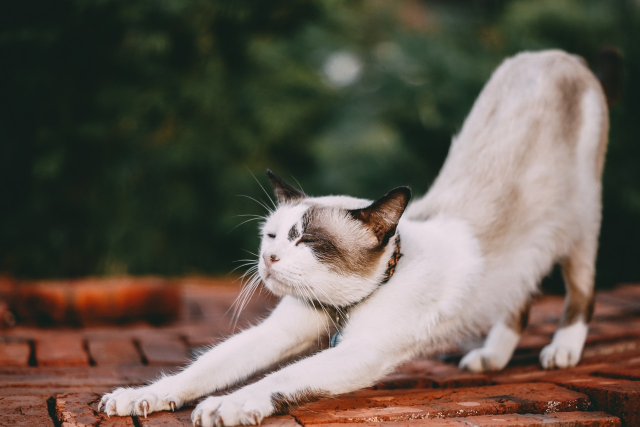
#> input picture Part 8/cat.png, 1280 x 853 px, found by its file name (shown at 1/2 size)
$ jupyter execute --allow-errors convolution.ipynb   (shell and % lines are left out)   (older library calls are emulated)
#> lines starting #> are read from the running program, lines starting #| are printed output that depends on the picture
# Course:  Convolutional Neural Networks for Image Classification

## Section-1

<span style="font-size:14pt">**Quick Win #1: Convolution**</span>

<span style="font-size:14pt">**Description:**</span>
<span style="font-size:13pt">*Implement convolution operation to grayscale image*</span>
<span style="font-size:13pt">*Detect edge of the object on image by different filters*</span>

<span style="font-size:13pt">**File:** *convolution.ipynb*</span>

<span style="font-size:14pt">**Algorithm:**</span>

<span style="font-size:13pt">**-->** Reading coloured images</span>
<span style="font-size:13pt">**-->** Converting images to GRAY</span>
<span style="font-size:13pt">**-->** Defining common filters for edge detection</span>
<span style="font-size:13pt">**-->** Finding edges by convolution</span>

<span style="font-size:13pt">**Result:**
Plot with input GRAY images and images with detected edges by different filters</span>

## Importing libraries

[cell 1]
# Importing needed libraries
import cv2
import numpy as np
import matplotlib.pyplot as plt

# Importing library to see calculation progress inside loops in Real Time
# To install, use following command: pip install tqdm
# Don't forget to activate environment in which you're working
from tqdm import tqdm

## Opening images

[cell 2]
# Reading PNG, JPG and BMP images by OpenCV library
# In this way images are opened already as Numpy arrays

# (!) OpenCV by default reads images in BGR format (order of channels)
# (!) On Windows, the path might look like following:
# r'images\cat.png'
# or:
# 'images\\cat.png'

image1_BGR = cv2.imread('images/cat.png')
#> image1_BGR is the input picture: shape (853, 1280, 3); mean B, G, R 79.4, 90.1, 99.9
image2_BGR = cv2.imread('images/horse.jpg')
image3_BGR = cv2.imread('images/tiger.bmp')


# Check point
# Showing type of loaded images
print('Type of image1_BGR is:', type(image1_BGR))
#| Type of image1_BGR is: <class 'numpy.ndarray'>
print('Type of image2_BGR is:', type(image2_BGR))
#| Type of image2_BGR is: <class 'NoneType'>
print('Type of image3_BGR is:', type(image3_BGR))
#| Type of image3_BGR is: <class 'NoneType'>


# Check point
# Showing shapes of loaded images
print()
print('Shape of image1_BGR is:', image1_BGR.shape)
#| Shape of image1_BGR is: (853, 1280, 3)
#> (the rest of this cell did not finish here and is left out)

## Converting loaded images into Grayscale

[cell 3]
# Converting images to GRAY by OpenCV function
image1_GRAY = cv2.cvtColor(image1_BGR, cv2.COLOR_BGR2GRAY)
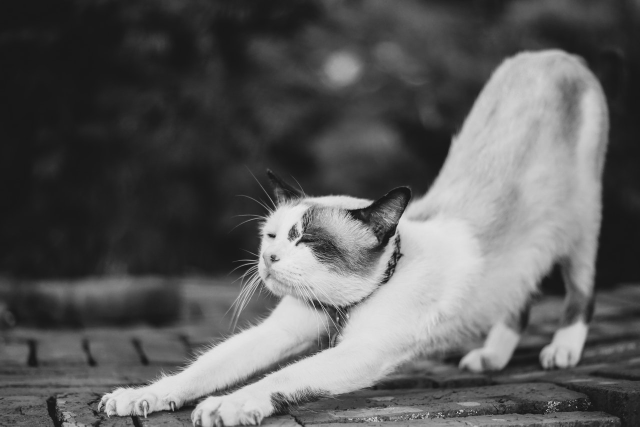
#> image1_GRAY: shape (853, 1280) (shown at 1/2 size); min 5, max 239, mean 91.8
#> (the rest of this cell did not finish here and is left out)

## Plotting coloured and converted GRAY images

[cell 4]
# Magic function that renders the figure in a jupyter notebook
# instead of displaying a figure object


# Setting default size of the plot
plt.rcParams['figure.figsize'] = (10.0, 8.0)


# Defining a figure object with number of needed subplots
figure, ax = plt.subplots(nrows=3, ncols=3)
# ax is a (3, 3) Numpy array and to access specific subplot we call it by ax[0, 0]


# Adjusting first column with coloured images
# Converting at the same time images from BGR to RGB
ax[0, 0].imshow(cv2.cvtColor(image1_BGR, cv2.COLOR_BGR2RGB))
#> (the rest of this cell did not finish here and is left out)

## Applying convolution to GRAY images by edge detection filters

### Setting hyperparameters and applying pad

[cell 5]
# Preparing hyperparameters for convolution
# To get convolved image (output feature map) with the same dimension
# as input image, it is needed to set following:
# filter (kernel) size, f_size = 3 (width and height are equal)
# stride (step) for sliding, stride = 1
# pad to process boundaries (zero valued frame around image), pad = 1

# Output image's dimension is calculated by following equations:
# height_out = (height_in - f_size + 2 * pad) / step + 1
# width_out = (width_in - f_size + 2 * pad) / step + 1

# For instance, input GRAY image is 1280x720 of spatial size (width and height),
# then output image (convolved image, feature map) will be as following:
# height_out = (720 - 3 + 2 * 1) / 1 + 1 = 720
# width_out = (1280 - 3 + 2 * 1) / 1 + 1 = 1280


# Applying to GRAY images pad frame with zero values to process boundaries
# Using Numpy method 'pad'
image1_GRAY_pad = np.pad(image1_GRAY, (1, 1), mode='constant', constant_values=0)
#> (the rest of this cell did not finish here and is left out)

### Defining filters (kernels) for edge detection

[cell 6]
# Setting common filters (kernels) with size 3x3 for edge detection

# Sobel filter to detect vertical changes on image
filter_1 = np.array([[1, 0, -1],
                     [2, 0, -2],
                     [1, 0, -1]])

# Laplacian filter to detect regions with different brightness on image
filter_2 = np.array([[0, 1, 0],
                     [1, -4, 1],
                     [0, 1, 0]])

# Prewitt filter to detect vertical changes on image
filter_3 = np.array([[1, 0, -1],
                     [1, 0, -1],
                     [1, 0, -1]])


# Check point
# Showing shapes of the filters
print('Shape of the filter 1 is: {0}'.format(filter_1.shape))
print('Shape of the filter 2 is: {0}'.format(filter_2.shape))
print('Shape of the filter 3 is: {0}'.format(filter_3.shape))

### Convolution operation to GRAY images

[cell 7]
# Preparing zero valued arrays for convolved output images (feature maps)
# Dimensions are the same with input image according to chosen hyperparameters
# Passing as argument tuple with needed shape
# Extending dimension to store processed images by three filters
output_image1_GRAY = np.zeros(tuple([3]) + image1_GRAY.shape)
#> (the rest of this cell did not finish here and is left out)

[cell 8]
# Implementing convolution operation to GRAY images

# GRAY image 1
# Sliding through entire input image (that is with pad frame) by different filters
# Wrapping the loop with 'tqdm' in order to see progress in real time
for i in tqdm(range(image1_GRAY_pad.shape[0] - 2)):
    for j in range(image1_GRAY_pad.shape[1] - 2):
        # Extracting (slicing) a 3x3 patch (the same size with filter)
        # from input image with pad frame
        patch = image1_GRAY_pad[i:i+3, j:j+3]

        # Applying elementwise multiplication and summation -
        # this is convolution operation
        # When we use '*' with matrices, then elementwise multiplication
        # will be applied

        # With filter_1
        output_image1_GRAY[0, i, j] = np.sum(patch * filter_1)
        # With filter_2
        output_image1_GRAY[1, i, j] = np.sum(patch * filter_2)
        # With filter_3
        output_image1_GRAY[2, i, j] = np.sum(patch * filter_3)


# GRAY image 2
# Sliding through entire input image (that is with pad frame) by different filters
# Wrapping the loop with 'tqdm' in order to see progress in real time
#> (the rest of this cell did not finish here and is left out)

### Excluding non-needed values (less than 0 and more than 255)

[cell 9]
# Check point
# Showing pixels' values after convolution
# Slicing only 10 numbers from first row
print('Pixels of GRAY image 1 convolved by filter 1:',
      output_image1_GRAY[0, 1, :10])
#| Pixels of GRAY image 1 convolved by filter 1: [-99.   3.   3.   1.   0.   0.   0.   0.   0.   0.]
print('Pixels of GRAY image 1 convolved by filter 1:',
      output_image1_GRAY[0, 1, 1270:1280])
#| Pixels of GRAY image 1 convolved by filter 1: [-16. -13. -16. -22. -21. -13.  -8.  -7.  -4. 307.]

[cell 10]
# To exclude values that are less than 0 and more than 255,
# Numpy function 'clip' is applied
# It keeps values of np array in the given range
# And it replaces non-needed values with boundary numbers
output_image1_GRAY = np.clip(output_image1_GRAY, 0, 255)
#> (the rest of this cell did not finish here and is left out)

[cell 11]
# Check point
# Showing pixels' values after excluding non-needed values
# Slicing only 10 numbers from first row
print('Pixels of GRAY image 1 convolved by filter 1:',
      output_image1_GRAY[0, 1, :10])
#| Pixels of GRAY image 1 convolved by filter 1: [0. 3. 3. 1. 0. 0. 0. 0. 0. 0.]
print('Pixels of GRAY image 1 convolved by filter 1:',
      output_image1_GRAY[0, 1, 1270:1280])
#| Pixels of GRAY image 1 convolved by filter 1: [  0.   0.   0.   0.   0.   0.   0.   0.   0. 255.]
